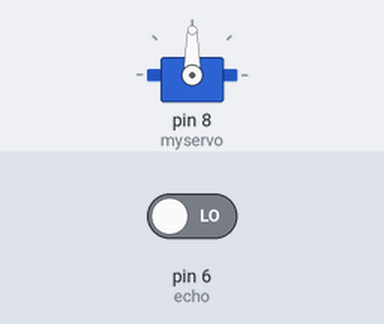
A sketch run on a simulated Arduino Uno, built with avr-gcc and run on an emulated ATmega328P. Shown: servo. The inputs (shaded band) are chosen by the test bench; at power-on: pin 6 (echo) LOW.

Above: at 0.05 s.
At 3.65 s:
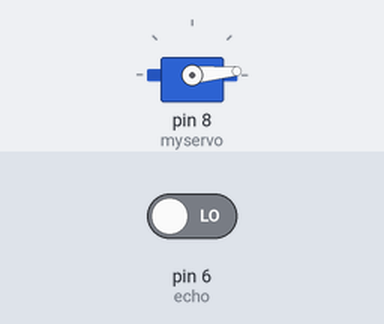
At 5.45 s:
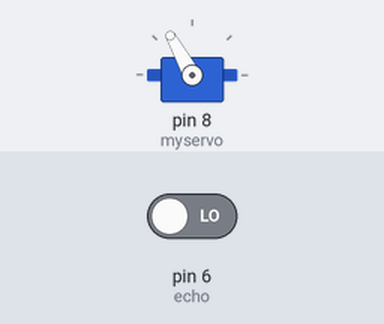
At 7.3 s:
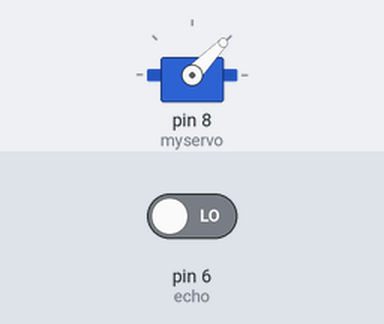
Timing chart, 0 to 9.5 s (numbered marks = the images above):
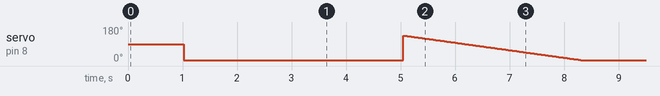

The sketch:

Dustbin_opener.ino
```cpp
/* Dustbin Door opener project
  by L.Boaz
  nissiprojectzone@gmail.com
  https://github.com/NissiEmbeddedLab
*/
#include <Servo.h>
const int trig = 7;
const int echo = 6;
Servo myservo;
int pos = 0;
void setup() {
  myservo.attach(8);
  pinMode(trig, OUTPUT);
  pinMode(echo, INPUT);
  //Serial.begin(9600);
}
void loop() {
  myservo.attach(8);
  digitalWrite(trig, LOW);
  delay(2);
  digitalWrite(trig, HIGH);
  delay(10);
  digitalWrite(trig, LOW);
  long duration = pulseIn(echo, HIGH);
  long distance = duration * 0.034 / 2;
  // Serial.print("Distance : ");
  // Serial.println(distance);
  // Serial.print(" cm");
  delay(10);
  if (distance < 30)
  {
    for (pos = 5; pos <= 135; pos += 1) {
      myservo.write(pos);
      delay(25);
      delay(4000);
      for (pos = 135; pos >= 5; pos -= 1) {
        myservo.write(pos);
        delay(25);
      }
    }
  }
  else
  {
    myservo.write(0);
    delay(25);
  }
}
```

Measured:
- by itself, servo on pin 8 (myservo): ramps from 135° to 5° and jumps back, once every 7.3 s
